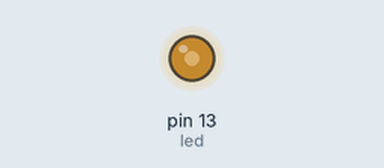
Bench run of a sketch on a simulated Arduino Uno, built with avr-gcc and run on an emulated ATmega328P. On the bench: output pins drawn as LEDs (lit = HIGH). What the sketch prints to the serial monitor is not drawn.

Above: at 0.1 s.
Timing chart, 0 to 1.6 s (numbered marks = the images above):
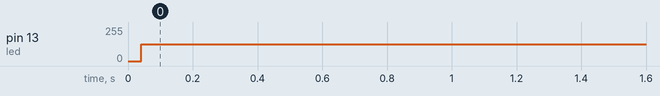

The sketch:

blinking_meter.ino
```cpp
int led = 13;
double meanT=0, T;
long int n=50000, i=0;
unsigned long time, time1;
boolean lout = false;
int j=0;
// the setup routine runs once when you press reset:
void setup() {
  // initialize the digital pin as an output.
  pinMode(led, OUTPUT);
  Serial.begin(9600);
}

// the loop routine runs over and over again forever:
void loop() {

  if(i==n)
  {

    time1=time;
    time=millis();
    meanT=(time-time1)*1./n;

    Serial.print("T:");
    Serial.print(2*meanT);
    Serial.print("f:");
    Serial.println(1000/(meanT*2));

    i=0;
    time1=millis();
    i++;
  }
  else
  {
    i++;
  }


  lout=!lout;
  digitalWrite(led, lout);   // turn the LED on (HIGH is the voltage level)         // wait for a second

  //delay(1);

}
```

Measured:
- by itself, pin 13 (led): 0/255 → 127/255 at 0.04 s
